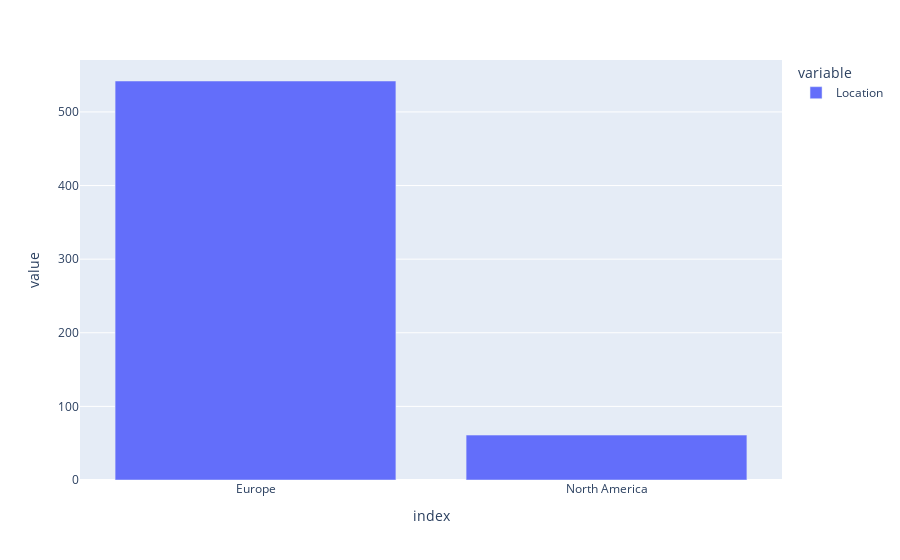

Notebook cell for this chart:
### Markdown cell above
#### Location

### Code cell
px.bar(df['Location'].value_counts())

### Figure 1 — Plotly figure (JSON) as saved in the notebook; plotly's stock layout.template omitted (floating-point values rounded to 4 significant figures)
{"data": [{"alignmentgroup": "True", "hovertemplate": "variable=Location<br>index=%{x}<br>value=%{y}<extra></extra>", "legendgroup": "Location", "marker": {"color": "#636efa"}, "name": "Location", "offsetgroup": "Location", "orientation": "v", "showlegend": true, "textposition": "auto", "type": "bar", "x": ["Europe", "North America"], "xaxis": "x", "y": [542, 61], "yaxis": "y"}], "layout": {"barmode": "relative", "legend": {"title": {"text": "variable"}, "tracegroupgap": 0}, "margin": {"t": 60}, "xaxis": {"anchor": "y", "domain": [0, 1], "title": {"text": "index"}}, "yaxis": {"anchor": "x", "domain": [0, 1], "title": {"text": "value"}}}}
